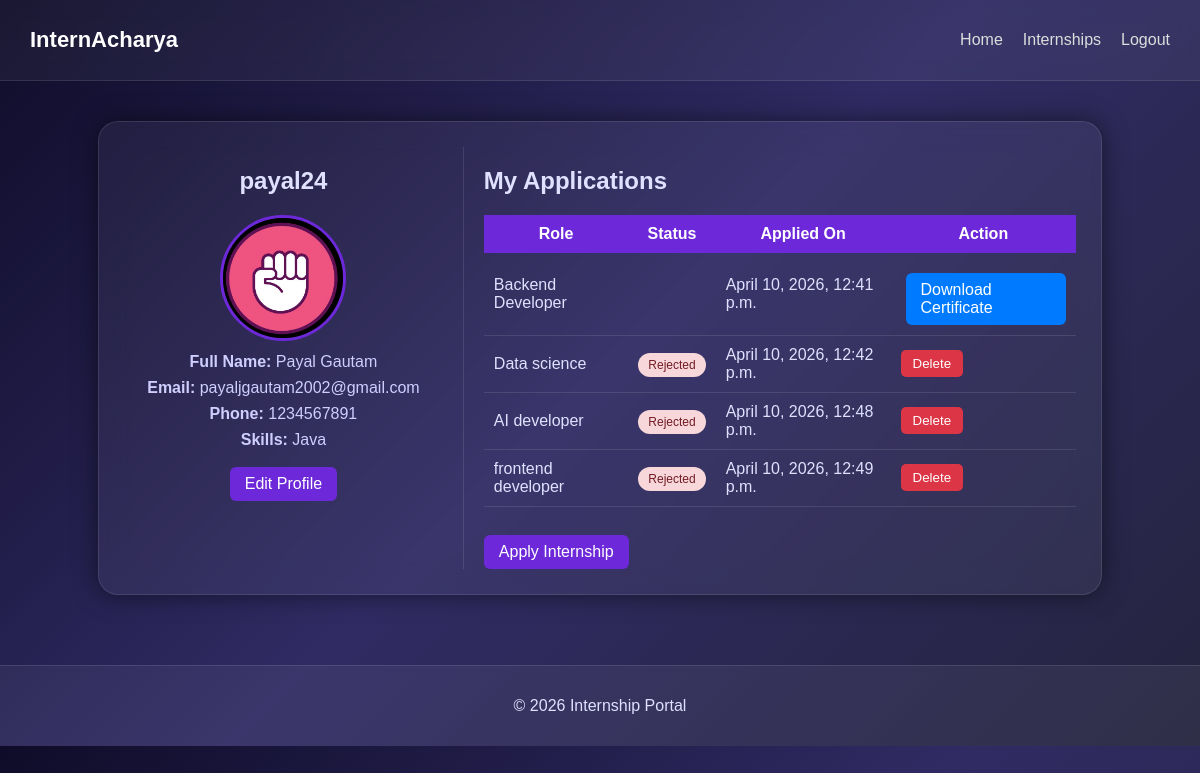
/student-dashboard/ (signed in), run on an earlier commit of the app's database.
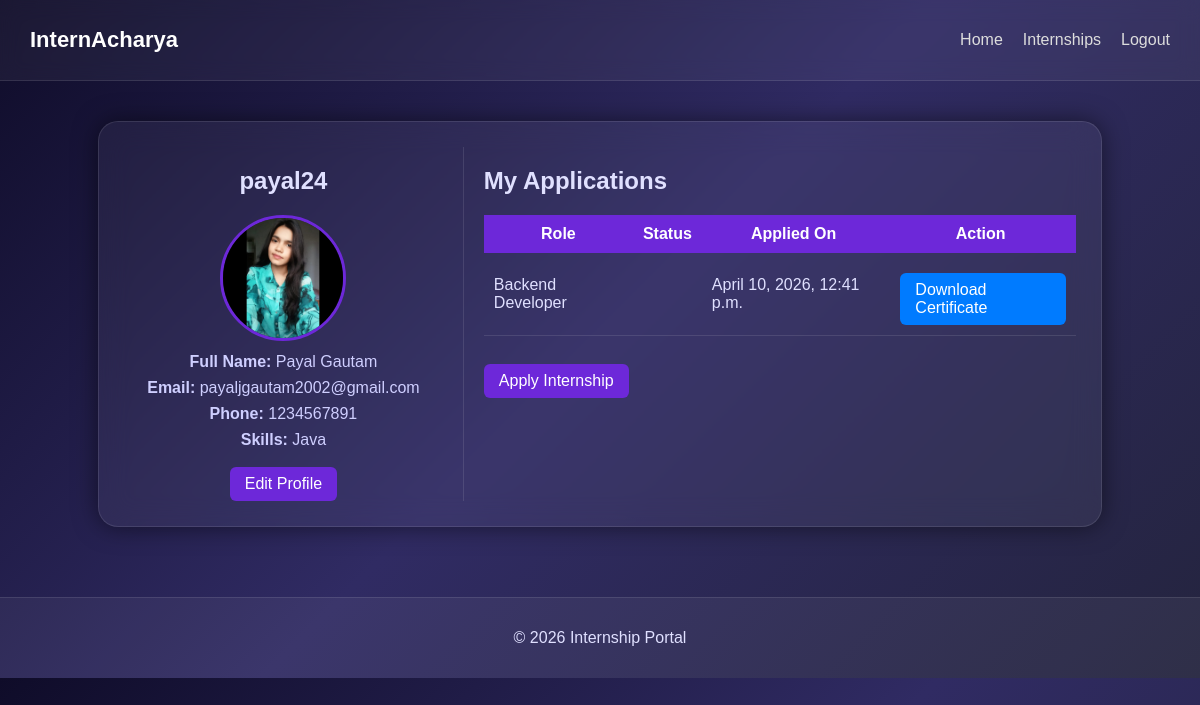
And on a later commit of the database.
### user_auth/models.py (models this page shows, shortened)
class user_profile(models.Model):
    user = models.OneToOneField(custom_user, on_delete=models.CASCADE, related_name='profile')
    full_name = models.CharField(max_length=255, blank=True, null=True)
    contact_number = models.CharField(
        max_length=10,
        validators=[RegexValidator(regex=r'^\d{10}$', message="Contact number must be exactly 10 digits.")],
        blank=True,
        null=True
    )
    gender = models.CharField(
        max_length=10,
        choices=[('Male', 'Male'), ('Female', 'Female'), ('Other', 'Other')],
        blank=True,
        null=True
    )
    age = models.IntegerField(blank=True, null=True)
    date_of_birth = models.DateField(blank=True, null=True)
    qualifications = models.TextField(blank=True, null=True)
    skills = models.CharField(max_length=255, blank=True, null=True)
    certificates = models.FileField(upload_to='certificates/', blank=True, null=True)
    area_of_interest = models.TextField(blank=True, null=True)
    profile_picture = models.ImageField(upload_to='profile_pics/', default='profile_pics/default.jpg')

class Application(models.Model):
    STATUS_CHOICES = [
        ('Under Review', 'Under Review'),
        ('Shortlisted', 'Shortlisted'),
        ('Interview Scheduled', 'Interview Scheduled'),
        ('Accepted', 'Accepted'),
        ('Rejected', 'Rejected')
    ]
    user = models.ForeignKey(custom_user, on_delete=models.CASCADE, related_name='applications')
    full_name = models.CharField(max_length=255)
    email = models.EmailField()
    phone = models.CharField(
        max_length=10,
        validators=[RegexValidator(regex=r'^\d{10}$', message="Phone number must be exactly 10 digits.")],
        blank=True,
        null=True
    )
    address = models.TextField()
    skills = models.CharField(max_length=255)
    experience = models.IntegerField()
    preferred_technology = models.CharField(max_length=255)
    company_name = models.CharField(max_length=255, blank=True, null=True)
    linkedin = models.URLField(blank=True, null=True)
    github = models.URLField(blank=True, null=True)
    freshers = models.CharField(max_length=255)
    internship_role = models.CharField(max_length=255)
    internship = models.ForeignKey(
    InternshipPost,
    on_delete=models.CASCADE,
    related_name='applications',
    null=True,  # allow null for existing rows
    blank=True
    )
    resume = models.FileField(upload_to='resumes/', blank=True, null=True)
    certificates = models.FileField(upload_to='certificates/', blank=True, null=True)
    applied_on = models.DateTimeField(auto_now_add=True)
    status = models.CharField(max_length=50, choices=STATUS_CHOICES, default='Under Review')
    test_taken = models.BooleanField(default=False)
    passed = models.BooleanField(default=False)

### user_auth/views.py (the view, shortened to what this page needs)
# urls.py: path("student-dashboard/", views.profile_view, name="student_dashboard"),
@login_required
def profile_view(request):
    if request.user.is_superuser:
        return redirect('admin_panel')
    if request.user.role == "company":
        return redirect('company_profile')
    profile, created = user_profile.objects.get_or_create(user=request.user)
    applications = Application.objects.filter(user=request.user)
    return render(request, 'student_dashboard.html', {
        'profile': profile,
        'applications': applications
    })

### templates/student_dashboard.html (shortened to what this page needs)
{% load static %}
<!DOCTYPE html>
<html lang="en">
<head>
<link rel="stylesheet" href="{% static 'profile.css' %}">
</head>
<body>
<header>
<div class="logo">
<a href="{% url 'home' %}">InternAcharya</a>
</div>
<nav>
<ul>
<li><a href="{% url 'home' %}">Home</a></li>
<li><a href="{% url 'list' %}">Internships</a></li>
<li><a href="{% url 'logout' %}">Logout</a></li>
</ul>
</nav>
</header>
<main>
<div class="dashboard-container1">
<div class="profile-section">
<h2>{{ request.user.username }}</h2>
<form action="{% url 'student_dashboard' %}" method="post" enctype="multipart/form-data">
<div class="profile-pic">
<label for="profilePic">
{% if profile.profile_picture %}
    <img src="{{ profile.profile_picture.url }}" width="120" height="120">
{% else %}
    <img src="https://via.placeholder.com/120" width="120" height="120">
{% endif %}
</label>
</div>
</form>
<div class="profile-details">
<p><b>Full Name:</b> {{ profile.full_name|default:"Not provided" }}</p>
<p><b>Email:</b> {{ request.user.email }}</p>
<p><b>Phone:</b> {{ profile.contact_number|default:"Not provided" }}</p>
<p><b>Skills:</b> {{ profile.skills|default:"Not provided" }}</p>
</div>
<a href="{% url 'pro' %}" class="edit-btn">Edit Profile</a>
</div>
<div class="dashboard-section">
<h2>My Applications</h2>
{% if applications %}
<div class="dashboard-container">
<table>
<tr>
<th>Role</th>
<th>Status</th>
<th>Applied On</th>
<th>Action</th>
</tr>
{% for application in applications %}
<tr>
<td>{{ application.internship_role }}</td>
<td>
    {% if application.status == "Under Review" %}
        <span class="status review">Under Review</span>
    {% elif application.status == "Shortlisted" %}
        <span class="status shortlisted">Shortlisted</span>
    {% elif application.status == "Rejected" %}
        <span class="status rejected">Rejected</span>
    {% endif %}
</td>
<td>{{ application.applied_on }}</td>
<td>
{% if application.status == "Under Review" %}
<form action="{% url 'quit_application' application.id %}" method="post" style="display:inline;">
{% csrf_token %}
<button class="quit-btn">Quit</button>
</form>
<span class="waiting">Waiting</span>
{% elif application.status == "Shortlisted" %}
<a href="{% url 'start_assessment' application.id %}" class="start-btn">
Start Test
</a>
{% elif application.status == "Rejected" %}
<form action="{% url 'quit_application' application.id %}" method="post" style="display:inline;">
<button class="quit-btn" onclick="return confirm('Delete this application?')">
Delete
</button>
</form>
{% endif %}
    {% if application.test_taken and application.passed %}
        <a href="{% url 'certificate_view' application.id %}" class="start-btn" style="background: #007bff; margin-left:5px;">Download Certificate</a>
    {% endif %}
</td>
</tr>
{% endfor %}
</table>
</div>
{% else %}
<p>You have not applied for any internship.</p>
{% endif %}
<br>
<a href="{% url 'list' %}" class="edit-btn">Apply Internship</a>
</div>
</div>
</main>
<footer>
<p>© 2026 Internship Portal</p>
</footer>
</body>
</html>

What changed in the data, as far as the page shows it:
removed Application: internship_role "Data science", status "Rejected", applied_on "April 10, 2026, 12:42 p.m."
removed Application: internship_role "AI developer", status "Rejected", applied_on "April 10, 2026, 12:48 p.m."
removed Application: internship_role "frontend developer", status "Rejected", applied_on "April 10, 2026, 12:49 p.m."
changed user_profile "Payal Gautam": profile_picture: a different picture
